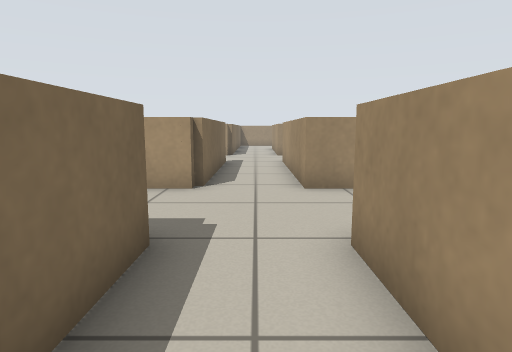
[1] (above)

22 first-person views from a walk through a world built for the Player/Stage simulator. The camera is 0.67 m above the floor, tilts 8° down and sees 75° across. The lines on the ground mark 1 m squares. The floor is counted in squares, 0.5 m on a side. Each view is taken from the middle of a square. On the plan, view 1 faces up. The plan holds only what a view shows up to about 14 squares ahead; the rest is blank. The place goes on beyond the plan. The robots in the file are not drawn.

[2]
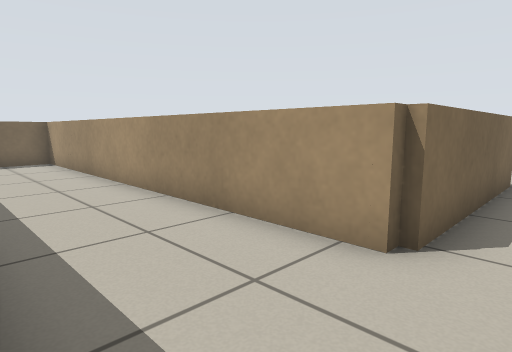

[3]
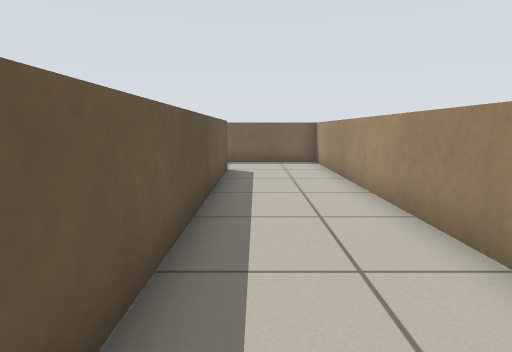

[4]
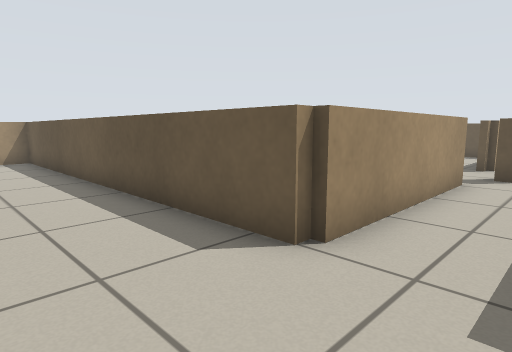

[5]
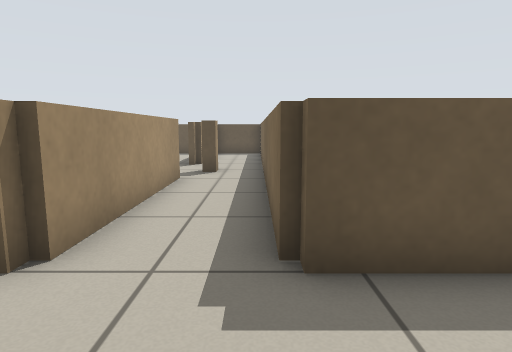

[6]
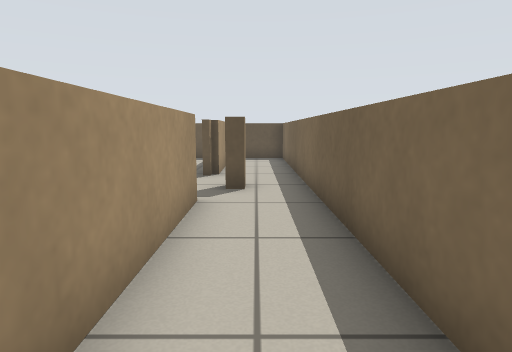

[7]
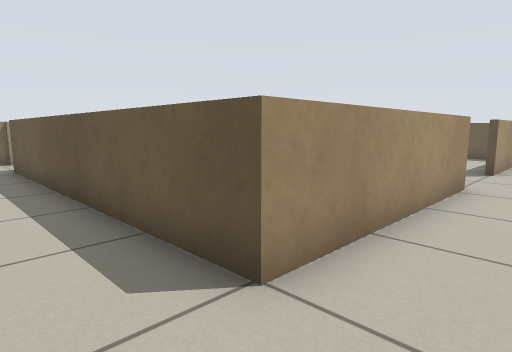

[8]
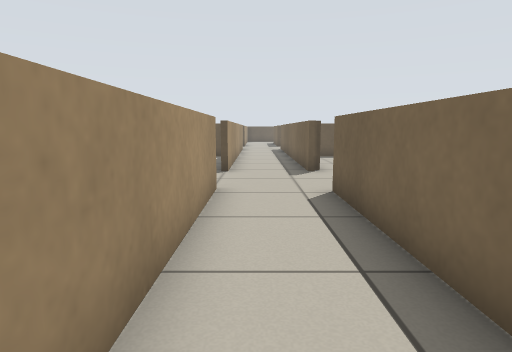

[9]
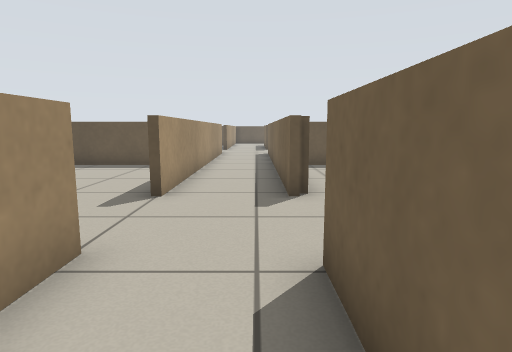

[10]
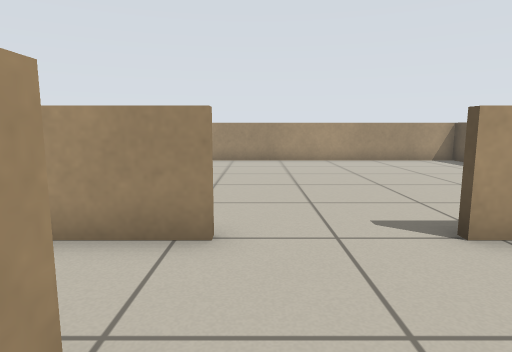

[11]
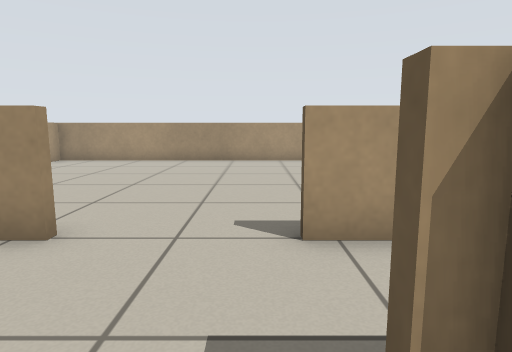

[12]
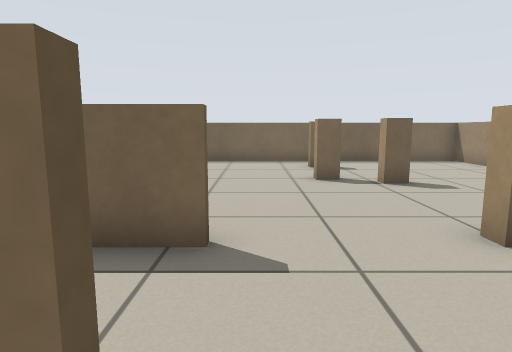

[13]
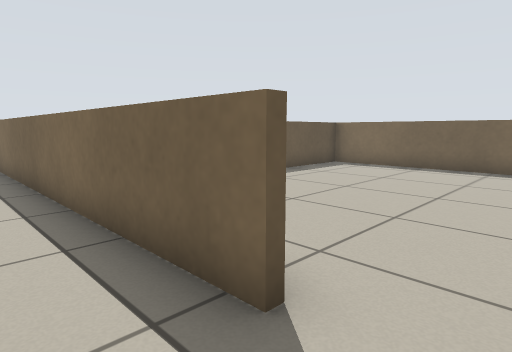

[14]
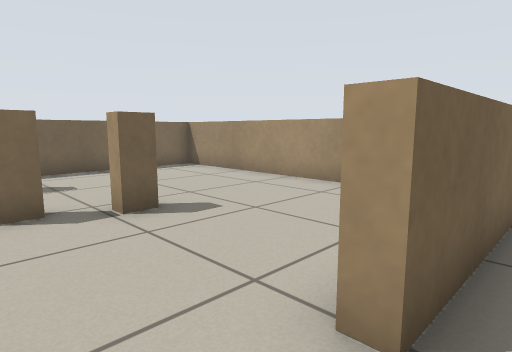

[15]
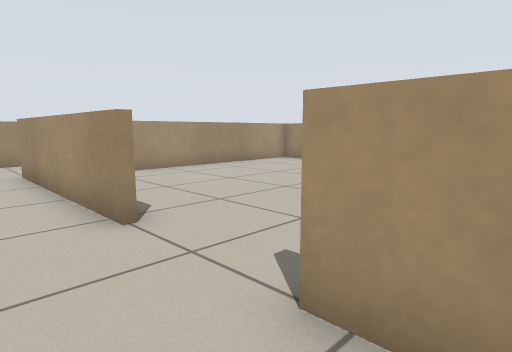

[16]
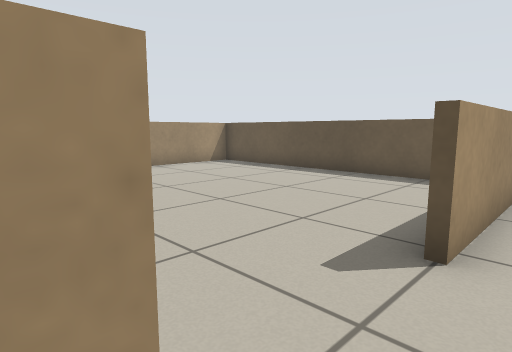

[17]
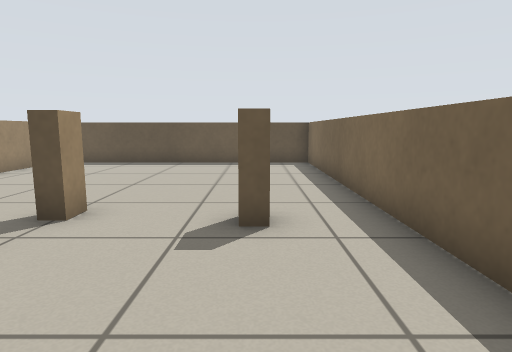

[18]
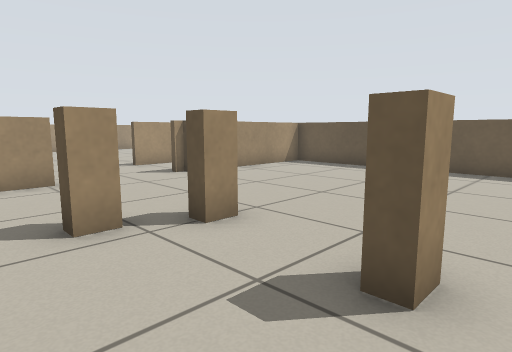

[19]
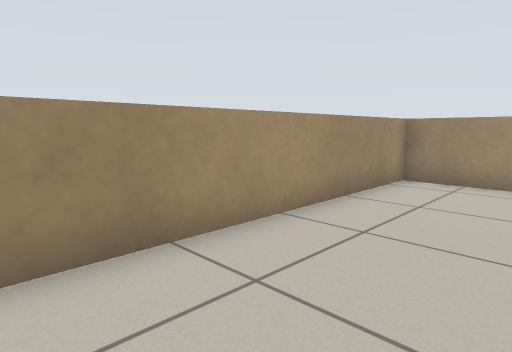

[20]
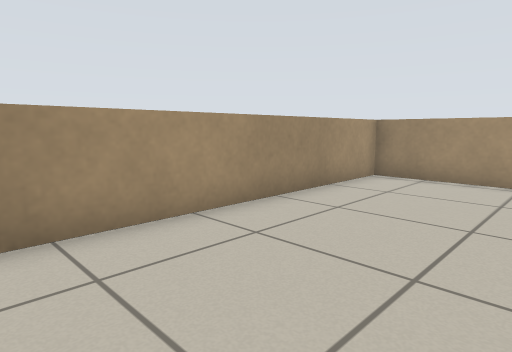

[21]
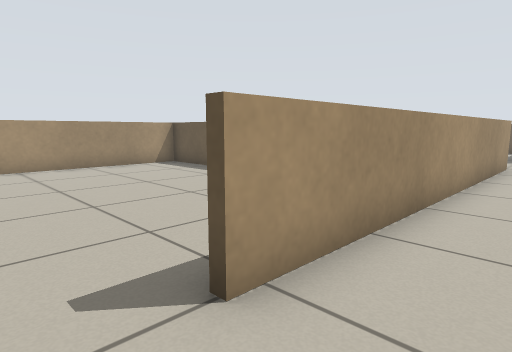

[22]
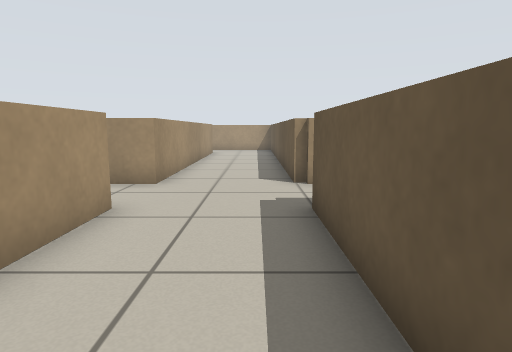

### Floor plan
Key: @ floor where view 1 was taken; # wall or solid block; . floor; = window, fence, low wall or low ledge.
Columns run from 25 left of view 1 to 7 right of it. Each row starts with its distance up from view 1.
 14                         =.=
 13                         =.=
 12                         =.=
 11                         =.=
 10                         =.=
  9                         =.=
  8             ############=.=##
  7           ==============..=======
  6           =......................
  5           =......................
  4 ========  #..============.=======
  3 ===========..= ==========.=
  2 =.........=..=.........==.=
  1  .........=..=.........==.=
  0 =.........=..=.........==@=
 -1 =.....=...=..=.........==.=
 -2 =.=..==...=..=.........==.=
 -3 =.=..=.................==..
 -4 =......................==.=
 -5 =......................==.#
 -6 =.........=..=.........==.==
 -7 =.........=..=.........==.==
 -8 =.........=..=.........==.==
 -9 =.........=..=.........==.
-10 =.........=..=.........==.
-11 ===========..= =========
-12 ===========..= =========
-13           =..=

Where each view was taken, in squares from view 1:
view 1: 0 up, 0 right, facing up
view 2: 4 up, 0 right, facing up-left
view 3: 5 up, 1 left, facing left
view 4: 7 up, 1 left, facing down-right
view 5: 7 up, 1 left, facing down
view 6: 4 up, 0 right, facing down
view 7: 6 up, 14 left, facing down-right
view 8: 5 up, 13 left, facing down
view 9: 1 up, 14 left, facing down
view 10: 3 down, 16 left, facing right
view 11: 5 down, 16 left, facing right
view 12: 5 down, 11 left, facing left
view 13: 4 down, 13 left, facing down-left
view 14: 4 down, 14 left, facing up-left
view 15: 7 down, 14 left, facing up-right
view 16: 2 down, 13 left, facing down-right
view 17: 2 up, 23 left, facing down
view 18: 0 up, 24 left, facing down-right
view 19: 0 up, 24 left, facing up-right
view 20: 1 down, 11 left, facing up-right
view 21: 4 down, 14 left, facing down-right
view 22: 5 up, 7 left, facing right
